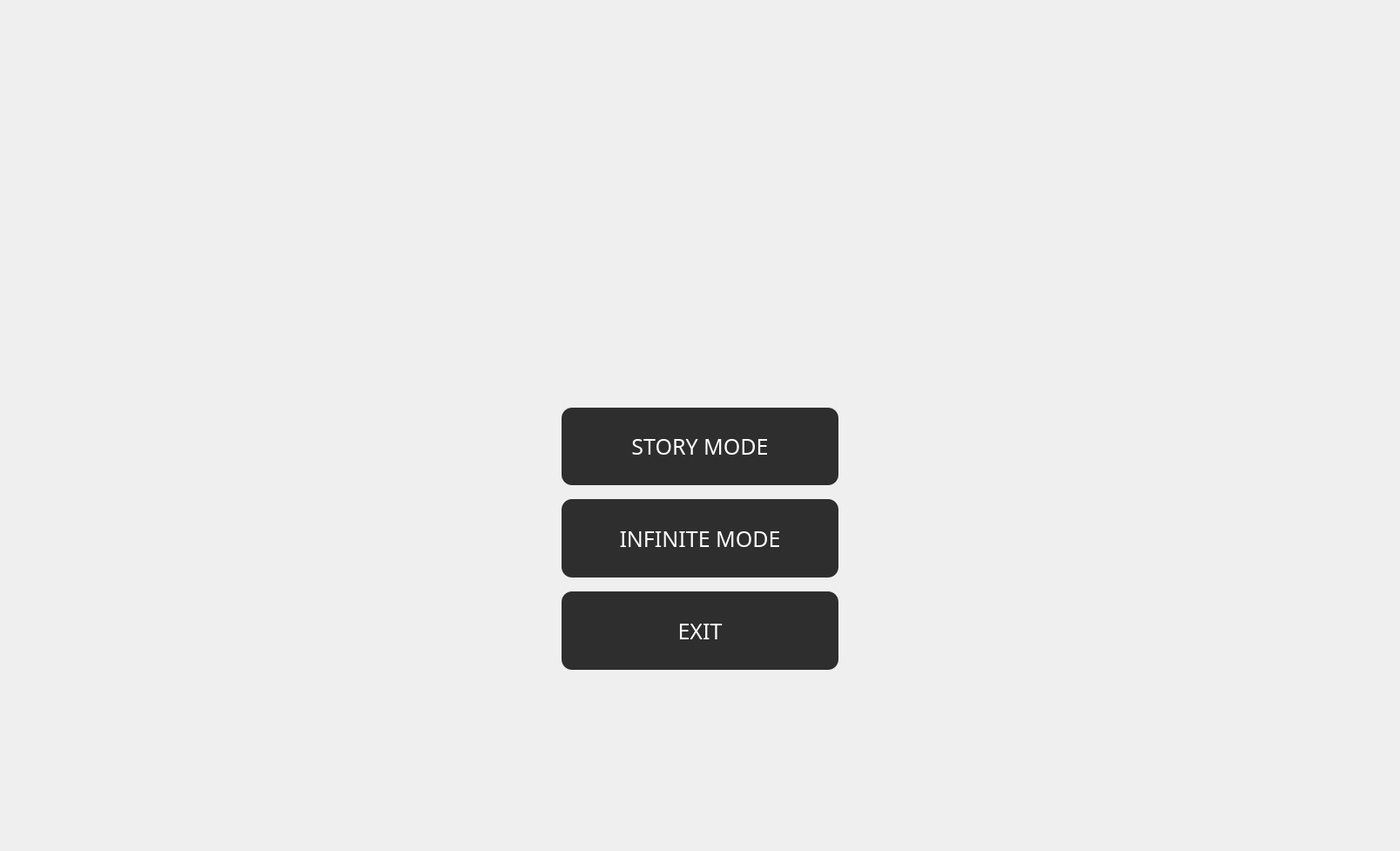
<?xml version="1.0" encoding="UTF-8"?>
<ui version="4.0">
 <class>MainMenu</class>
 <widget class="QMainWindow" name="MainMenu">
  <property name="geometry">
   <rect>
    <x>0</x>
    <y>0</y>
    <width>1608</width>
    <height>977</height>
   </rect>
  </property>
  <property name="windowTitle">
   <string>MainWindow</string>
  </property>
  <property name="styleSheet">
   <string notr="true">#centralwidget {
	background-color: &quot;black&quot;;
	border-image: url(:/mainMenu/Content/ThisIsUiBG.png);
}

QPushButton {
    background-color: #2e2e2e;
    color: white;
    font-size: 25px;
    padding: 12px 24px;
    border-radius: 12px;
    border: 0px solid #1a1a1a;
}

QPushButton:hover {
    background-color: #3a3a3a;
}

QPushButton:pressed {
    background-color: #1f1f1f;
}</string>
  </property>
  <widget class="QWidget" name="centralwidget">
   <layout class="QGridLayout" name="gridLayout">
    <item row="0" column="0">
     <layout class="QGridLayout" name="gridLayout_2">
      <item row="7" column="1">
       <spacer name="horizontalSpacer_4">
        <property name="orientation">
         <enum>Qt::Orientation::Horizontal</enum>
        </property>
        <property name="sizeHint" stdset="0">
         <size>
          <width>40</width>
          <height>20</height>
         </size>
        </property>
       </spacer>
      </item>
      <item row="11" column="2">
       <spacer name="verticalSpacer_4">
        <property name="orientation">
         <enum>Qt::Orientation::Vertical</enum>
        </property>
        <property name="sizeHint" stdset="0">
         <size>
          <width>20</width>
          <height>40</height>
         </size>
        </property>
       </spacer>
      </item>
      <item row="7" column="4">
       <spacer name="horizontalSpacer_3">
        <property name="orientation">
         <enum>Qt::Orientation::Horizontal</enum>
        </property>
        <property name="sizeHint" stdset="0">
         <size>
          <width>40</width>
          <height>20</height>
         </size>
        </property>
       </spacer>
      </item>
      <item row="2" column="2">
       <spacer name="verticalSpacer_3">
        <property name="orientation">
         <enum>Qt::Orientation::Vertical</enum>
        </property>
        <property name="sizeHint" stdset="0">
         <size>
          <width>20</width>
          <height>40</height>
         </size>
        </property>
       </spacer>
      </item>
      <item row="7" column="2">
       <widget class="RetroButton" name="infiniteModeButton">
        <property name="sizePolicy">
         <sizepolicy hsizetype="MinimumExpanding" vsizetype="MinimumExpanding">
          <horstretch>0</horstretch>
          <verstretch>0</verstretch>
         </sizepolicy>
        </property>
        <property name="font">
         <font>
          <family>VT323</family>
          <pointsize>-1</pointsize>
         </font>
        </property>
        <property name="text">
         <string>INFINITE MODE</string>
        </property>
       </widget>
      </item>
      <item row="7" column="3">
       <spacer name="horizontalSpacer_5">
        <property name="orientation">
         <enum>Qt::Orientation::Horizontal</enum>
        </property>
        <property name="sizeHint" stdset="0">
         <size>
          <width>40</width>
          <height>20</height>
         </size>
        </property>
       </spacer>
      </item>
      <item row="1" column="2">
       <spacer name="verticalSpacer_2">
        <property name="orientation">
         <enum>Qt::Orientation::Vertical</enum>
        </property>
        <property name="sizeHint" stdset="0">
         <size>
          <width>20</width>
          <height>40</height>
         </size>
        </property>
       </spacer>
      </item>
      <item row="3" column="2">
       <spacer name="verticalSpacer_5">
        <property name="orientation">
         <enum>Qt::Orientation::Vertical</enum>
        </property>
        <property name="sizeHint" stdset="0">
         <size>
          <width>20</width>
          <height>100</height>
         </size>
        </property>
       </spacer>
      </item>
      <item row="10" column="2">
       <spacer name="verticalSpacer_7">
        <property name="orientation">
         <enum>Qt::Orientation::Vertical</enum>
        </property>
        <property name="sizeHint" stdset="0">
         <size>
          <width>20</width>
          <height>40</height>
         </size>
        </property>
       </spacer>
      </item>
      <item row="9" column="2">
       <widget class="RetroButton" name="exitButton">
        <property name="sizePolicy">
         <sizepolicy hsizetype="MinimumExpanding" vsizetype="MinimumExpanding">
          <horstretch>0</horstretch>
          <verstretch>0</verstretch>
         </sizepolicy>
        </property>
        <property name="font">
         <font>
          <family>VT323</family>
          <pointsize>-1</pointsize>
         </font>
        </property>
        <property name="text">
         <string>EXIT</string>
        </property>
       </widget>
      </item>
      <item row="7" column="0">
       <spacer name="horizontalSpacer_2">
        <property name="orientation">
         <enum>Qt::Orientation::Horizontal</enum>
        </property>
        <property name="sizeHint" stdset="0">
         <size>
          <width>40</width>
          <height>20</height>
         </size>
        </property>
       </spacer>
      </item>
      <item row="0" column="2">
       <spacer name="verticalSpacer">
        <property name="orientation">
         <enum>Qt::Orientation::Vertical</enum>
        </property>
        <property name="sizeHint" stdset="0">
         <size>
          <width>20</width>
          <height>40</height>
         </size>
        </property>
       </spacer>
      </item>
      <item row="6" column="2">
       <spacer name="verticalSpacer_8">
        <property name="orientation">
         <enum>Qt::Orientation::Vertical</enum>
        </property>
        <property name="sizeType">
         <enum>QSizePolicy::Policy::Preferred</enum>
        </property>
        <property name="sizeHint" stdset="0">
         <size>
          <width>20</width>
          <height>10</height>
         </size>
        </property>
       </spacer>
      </item>
      <item row="5" column="2">
       <widget class="RetroButton" name="storyModeButton">
        <property name="sizePolicy">
         <sizepolicy hsizetype="MinimumExpanding" vsizetype="MinimumExpanding">
          <horstretch>0</horstretch>
          <verstretch>0</verstretch>
         </sizepolicy>
        </property>
        <property name="font">
         <font>
          <family>VT323</family>
          <pointsize>-1</pointsize>
         </font>
        </property>
        <property name="text">
         <string>STORY MODE</string>
        </property>
       </widget>
      </item>
      <item row="4" column="2">
       <spacer name="verticalSpacer_6">
        <property name="orientation">
         <enum>Qt::Orientation::Vertical</enum>
        </property>
        <property name="sizeHint" stdset="0">
         <size>
          <width>20</width>
          <height>40</height>
         </size>
        </property>
       </spacer>
      </item>
      <item row="8" column="2">
       <spacer name="verticalSpacer_9">
        <property name="orientation">
         <enum>Qt::Orientation::Vertical</enum>
        </property>
        <property name="sizeType">
         <enum>QSizePolicy::Policy::Preferred</enum>
        </property>
        <property name="sizeHint" stdset="0">
         <size>
          <width>10</width>
          <height>10</height>
         </size>
        </property>
       </spacer>
      </item>
     </layout>
    </item>
    <item row="2" column="0">
     <spacer name="horizontalSpacer">
      <property name="orientation">
       <enum>Qt::Orientation::Horizontal</enum>
      </property>
      <property name="sizeHint" stdset="0">
       <size>
        <width>40</width>
        <height>20</height>
       </size>
      </property>
     </spacer>
    </item>
   </layout>
  </widget>
 </widget>
 <customwidgets>
  <customwidget>
   <class>RetroButton</class>
   <extends>QPushButton</extends>
   <header>retrobutton.h</header>
  </customwidget>
 </customwidgets>
 <resources/>
 <connections/>
</ui>
